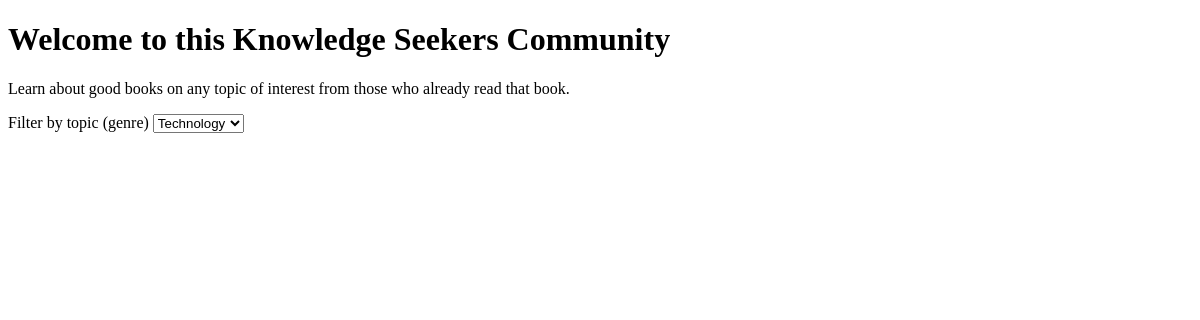
/blog/, run on an earlier commit of the app's database.
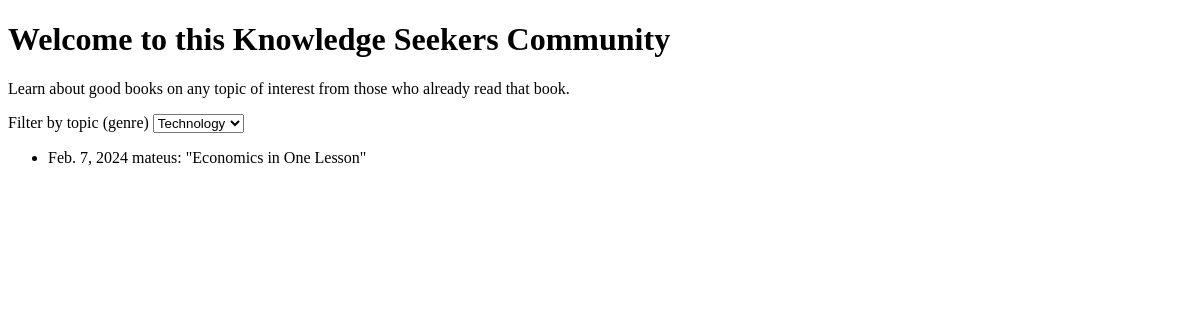
And on a later commit of the database.
### blog/models.py (models this page shows, shortened)
class Post(models.Model):
    book = models.ForeignKey(Book, on_delete=models.CASCADE) # Foreign key to hold the book ID of the book this post is about
    name = models.CharField(max_length=50) # Username of the user who read the book
    date = models.DateField("date posted") # Date on which user posted

class Book(models.Model):
    title = models.CharField(max_length=200)
    author = models.CharField(max_length=100)
    genre = models.CharField(max_length=50)
    likes = models.IntegerField(default=0) # How many people endorse that book.
    def __str__(self):
        return f"\"{self.title}\""

### blog/views.py (the view)
# urls.py: path("", views.index, name="index")
def index(request):
    posts = Post.objects.all()
    return render(request, "blog/index.html", {
        "posts": posts
    })

### blog/templates/blog/index.html (shortened to what this page needs)
<!DOCTYPE html>
<html lang="en">
<head>
</head>
<body>
    <h1>Welcome to this Knowledge Seekers Community</h1>
    <p>Learn about good books on any topic of interest from those who already read that book.</p>
    <form>
        <label for="select_topic">Filter by topic (genre)</label>
        <select id="select_topic">
            <option>Technology</option>
        </select>
    </form>
    <ul>
        {% for post in posts %}
            <li>{{ post.date }} {{ post.name }}: {{ post.book }}</li>
        {% endfor %}
    </ul>
</body>
</html>

What changed in the data, as far as the page shows it:
added Post: date "Feb. 7, 2024", name "mateus", book "\"Economics in One Lesson\""
